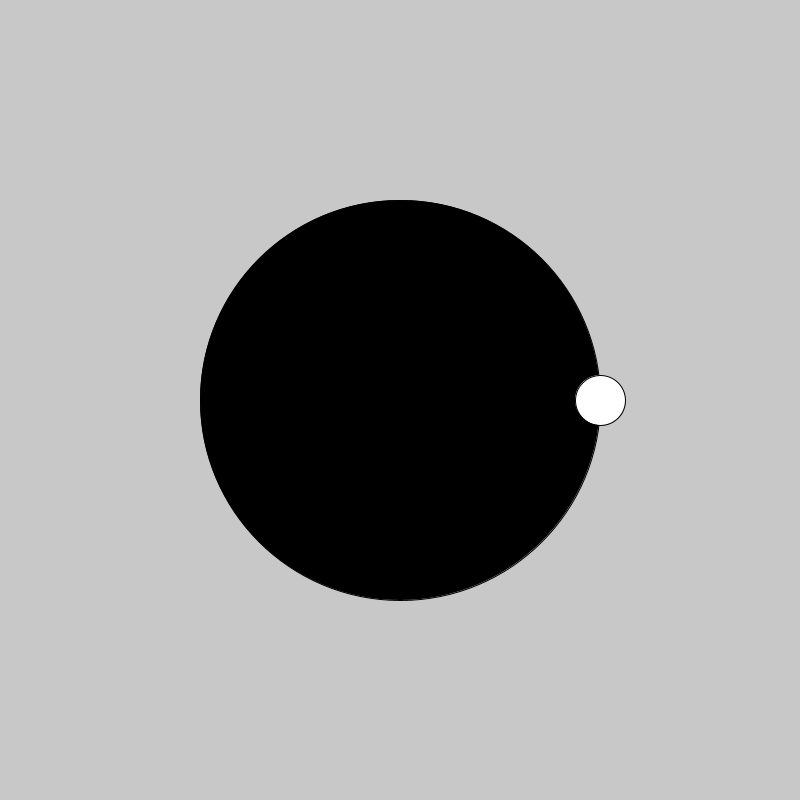
Frame 1 (no input)
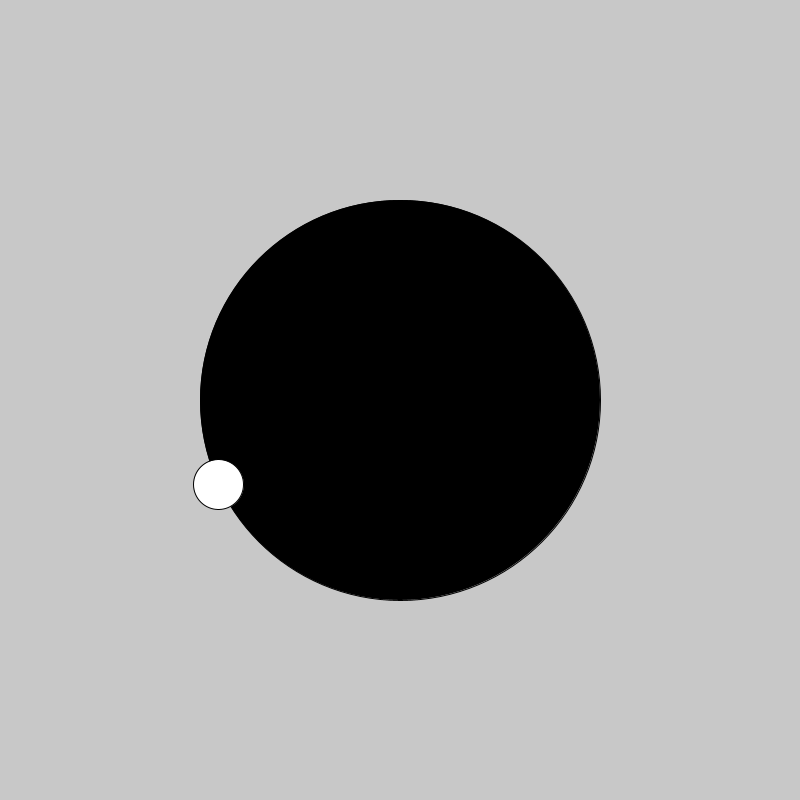
Frame 60 (the mouse pressed at the canvas centre just before this capture)
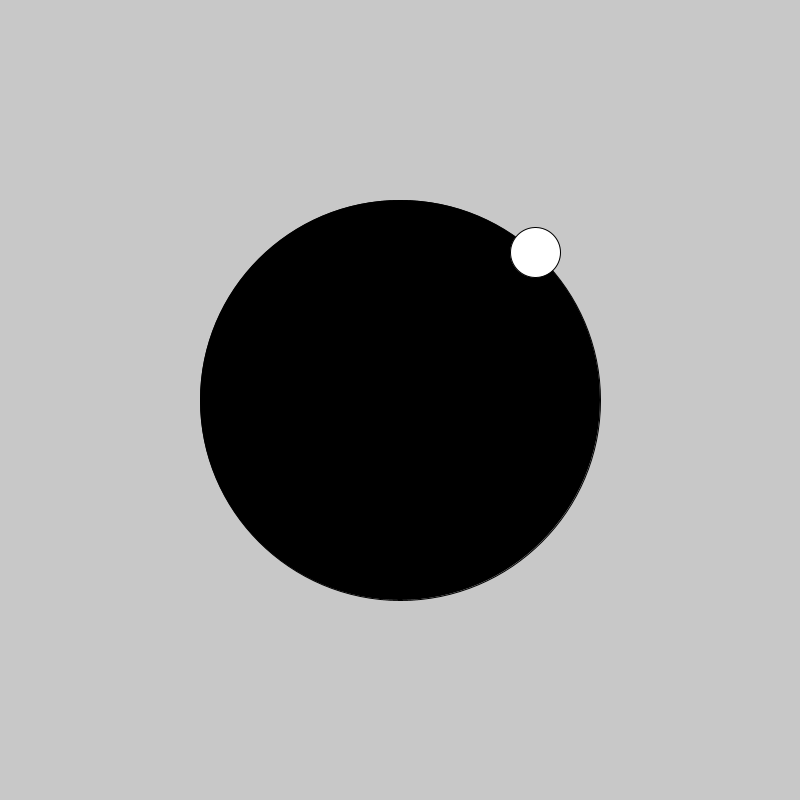
Frame 120 (the mouse held since frame 60 and released just before this capture)

The Processing sketch that drew these frames (run headless with seeded random() and noise(); from frame 60 on, the mouse is pressed at the canvas centre):

// Processing sketch: Moving_Circle
// ── Moving_Circle.pde
float x;
float y;
float n = 0;

void setup(){
  size(800,800);
  background(200);
  //frameRate(5);
}

void draw(){
  background(200);
  fill(0);
  ellipseMode(CENTER);
  ellipse(400,400,400,400);
  
  x = 200 * cos(degrees(n)) + 400;
  y = 200 * sin(degrees(n)) + 400;
  ellipseMode(CENTER);
  fill(255);
  ellipse(x,y,50,50);
  n = n + 0.0008;
  
}
    
  
    
